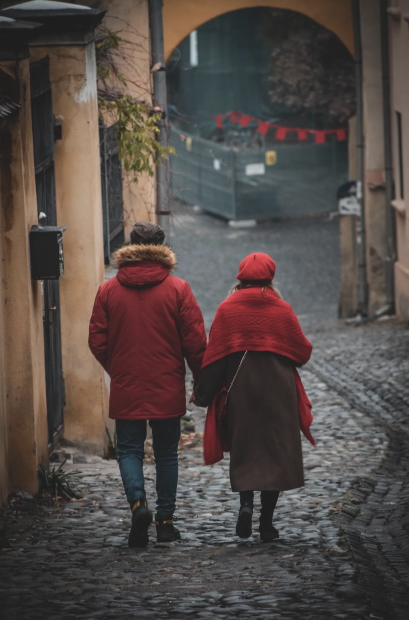
#> input picture aula02/color_red.jpg, 818 x 1240 px (shown at 1/2 size)
$ python main.py
#> lines starting #> are read from the running program, lines starting #| are printed output that depends on the picture
import cv2
img = cv2.imread('color_red.jpg')
#> img is the input picture: shape (1240, 818, 3); mean B, G, R 71, 74.4, 84
img = cv2.resize(img, (350,505))
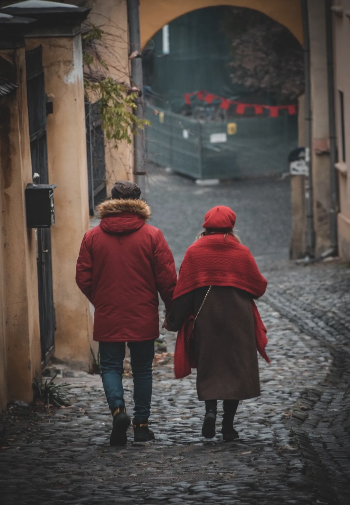
#> img: shape (505, 350, 3); mean B, G, R 70.9, 74.3, 83.9

hsv=cv2.cvtColor(img, cv2.COLOR_BGR2HSV)
#> hsv: shape (505, 350, 3); mean H, S, V 61.6, 47, 86.5

gray = img.copy()

(row, col) = img.shape[0:2]
#> row = 505; col = 350

for i in range(row):
	for j in range(col):
		if(hsv[i,j][0]<170) or (hsv[i,j][0]>200):
			gray[i, j] = sum(img[i, j]) * 0.33
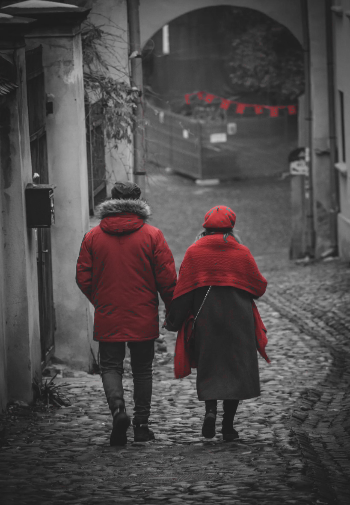
#> gray: shape (505, 350, 3); mean B, G, R 73.7, 73.3, 78.5

cv2.imshow('Original', img)
cv2.imshow('HSV', hsv)
cv2.imshow('Result', gray)

cv2.waitKey(0)
cv2.destroyAllWindows()
